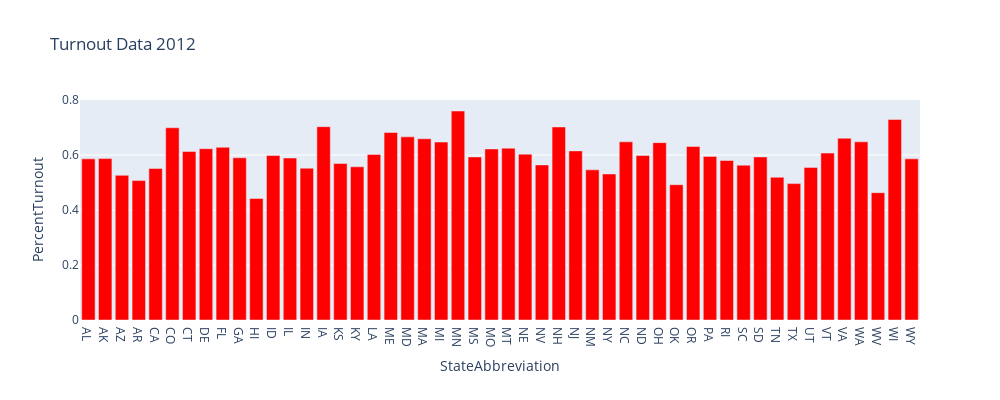

Notebook source saved alongside this figure:
### Code cell
Turnout2012 = pe.bar(TurnoutDF2012, x="StateAbbreviation", y="PercentTurnout", title="Turnout Data 2012",
            color_discrete_sequence =['red']*len(TurnoutDF2012),
             barmode='group',
             height=400, width=1000)
Turnout2012.show()

### Figure 1 — Plotly figure (JSON) as saved in the notebook; plotly's stock layout.template omitted (floating-point values rounded to 4 significant figures)
{"data": [{"alignmentgroup": "True", "hovertemplate": "StateAbbreviation=%{x}<br>PercentTurnout=%{y}<extra></extra>", "legendgroup": "", "marker": {"color": "red"}, "name": "", "offsetgroup": "", "orientation": "v", "showlegend": false, "textposition": "auto", "type": "bar", "x": ["AL", "AK", "AZ", "AR", "CA", "CO", "CT", "DE", "FL", "GA", "HI", "ID", "IL", "IN", "IA", "KS", "KY", "LA", "ME", "MD", "MA", "MI", "MN", "MS", "MO", "MT", "NE", "NV", "NH", "NJ", "NM", "NY", "NC", "ND", "OH", "OK", "OR", "PA", "RI", "SC", "SD", "TN", "TX", "UT", "VT", "VA", "WA", "WV", "WI", "WY"], "xaxis": "x", "y": [0.586, 0.587, 0.526, 0.507, 0.551, 0.699, 0.613, 0.623, 0.628, 0.59, 0.442, 0.598, 0.589, 0.552, 0.703, 0.569, 0.557, 0.602, 0.682, 0.666, 0.659, 0.647, 0.76, 0.593, 0.622, 0.625, 0.603, 0.564, 0.702, 0.615, 0.546, 0.531, 0.648, 0.598, 0.645, 0.492, 0.631, 0.595, 0.58, 0.563, 0.593, 0.519, 0.496, 0.555, 0.607, 0.661, 0.648, 0.463, 0.729, 0.586], "yaxis": "y"}], "layout": {"barmode": "group", "height": 400, "legend": {"tracegroupgap": 0}, "title": {"text": "Turnout Data 2012"}, "width": 1000, "xaxis": {"anchor": "y", "domain": [0, 1], "title": {"text": "StateAbbreviation"}}, "yaxis": {"anchor": "x", "domain": [0, 1], "title": {"text": "PercentTurnout"}}}}
